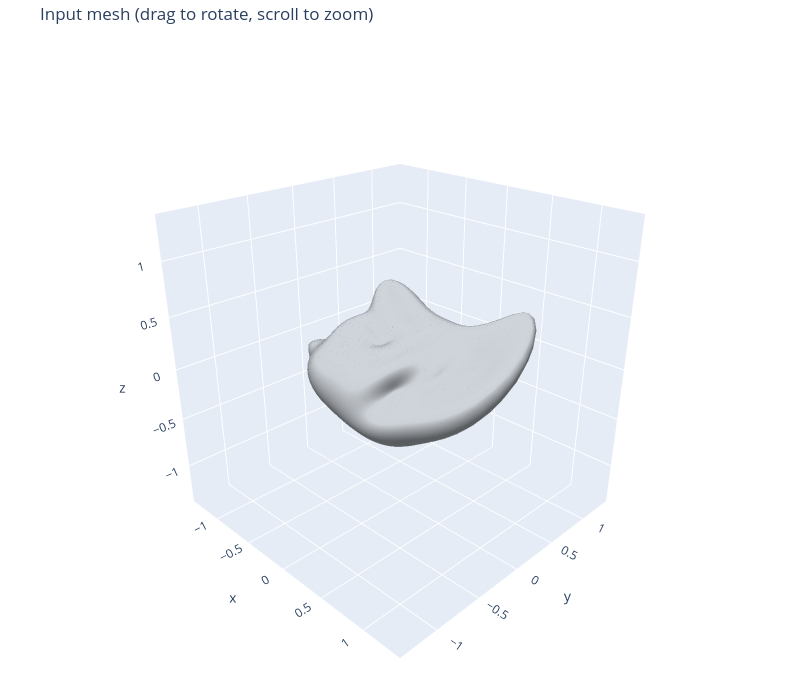

Notebook code for this chart:
### Code cell
def show_mesh_interactive(V, F, color=PALETTE['mesh'], title='Input mesh (drag to rotate, scroll to zoom)'):
    try:
        import plotly.graph_objects as go, plotly.io as pio
    except ImportError:
        print('plotly is not installed: run  pip install plotly  for the interactive view (the static figures are the graded ones).'); return
    pio.renderers.default = 'plotly_mimetype+notebook_connected'
    mesh = go.Mesh3d(x=V[:, 0], y=V[:, 1], z=V[:, 2], i=F[:, 0], j=F[:, 1], k=F[:, 2], color=color, opacity=1.0, flatshading=False,
                     lighting=dict(ambient=0.45, diffuse=0.8, specular=0.15, roughness=0.6), lightposition=dict(x=1.5, y=-2.0, z=2.5))
    E = np.unique(np.sort(np.concatenate([F[:, [0, 1]], F[:, [1, 2]], F[:, [2, 0]]]), axis=1), axis=0)
    ex = np.stack([V[E[:, 0], 0], V[E[:, 1], 0], np.full(len(E), np.nan)], 1).ravel()
    ey = np.stack([V[E[:, 0], 1], V[E[:, 1], 1], np.full(len(E), np.nan)], 1).ravel()
    ez = np.stack([V[E[:, 0], 2], V[E[:, 1], 2], np.full(len(E), np.nan)], 1).ravel()
    wire = go.Scatter3d(x=ex, y=ey, z=ez, mode='lines', line=dict(color='#6b7580', width=1), opacity=0.35, hoverinfo='skip', name='edges')
    fig = go.Figure([mesh, wire])
    rng_ = [-DOMAIN, DOMAIN]
    fig.update_layout(title=title, width=800, height=700, margin=dict(l=0, r=0, t=40, b=0), showlegend=False,
                      scene=dict(xaxis=dict(range=rng_), yaxis=dict(range=rng_), zaxis=dict(range=rng_), aspectmode='cube',
                                 camera=dict(eye=dict(x=1.6, y=-1.6, z=1.1))))
    fig.show()

show_mesh_interactive(V, F)

### Figure 1 — Plotly figure (JSON) as saved in the notebook; plotly's stock layout.template omitted (floating-point values rounded to 4 significant figures; data arrays with more than 128 entries replaced by an {"elided": "..."} marker saying what was removed)
{"data": [{"color": "#c9ced4", "flatshading": false, "i": {"elided": "5120 int values"}, "j": {"elided": "5120 int values"}, "k": {"elided": "5120 int values"}, "lighting": {"ambient": 0.45, "diffuse": 0.8, "roughness": 0.6, "specular": 0.15}, "lightposition": {"x": 1.5, "y": -2, "z": 2.5}, "opacity": 1, "type": "mesh3d", "x": {"elided": "2562 float values"}, "y": {"elided": "2562 float values"}, "z": {"elided": "2562 float values"}}, {"hoverinfo": "skip", "line": {"color": "#6b7580", "width": 1}, "mode": "lines", "name": "edges", "opacity": 0.35, "type": "scatter3d", "x": {"elided": "23040 float values"}, "y": {"elided": "23040 float values"}, "z": {"elided": "23040 float values"}}], "layout": {"height": 700, "margin": {"b": 0, "l": 0, "r": 0, "t": 40}, "scene": {"aspectmode": "cube", "camera": {"eye": {"x": 1.6, "y": -1.6, "z": 1.1}}, "xaxis": {"range": [-1.4, 1.4]}, "yaxis": {"range": [-1.4, 1.4]}, "zaxis": {"range": [-1.4, 1.4]}}, "showlegend": false, "title": {"text": "Input mesh (drag to rotate, scroll to zoom)"}, "width": 800}}
